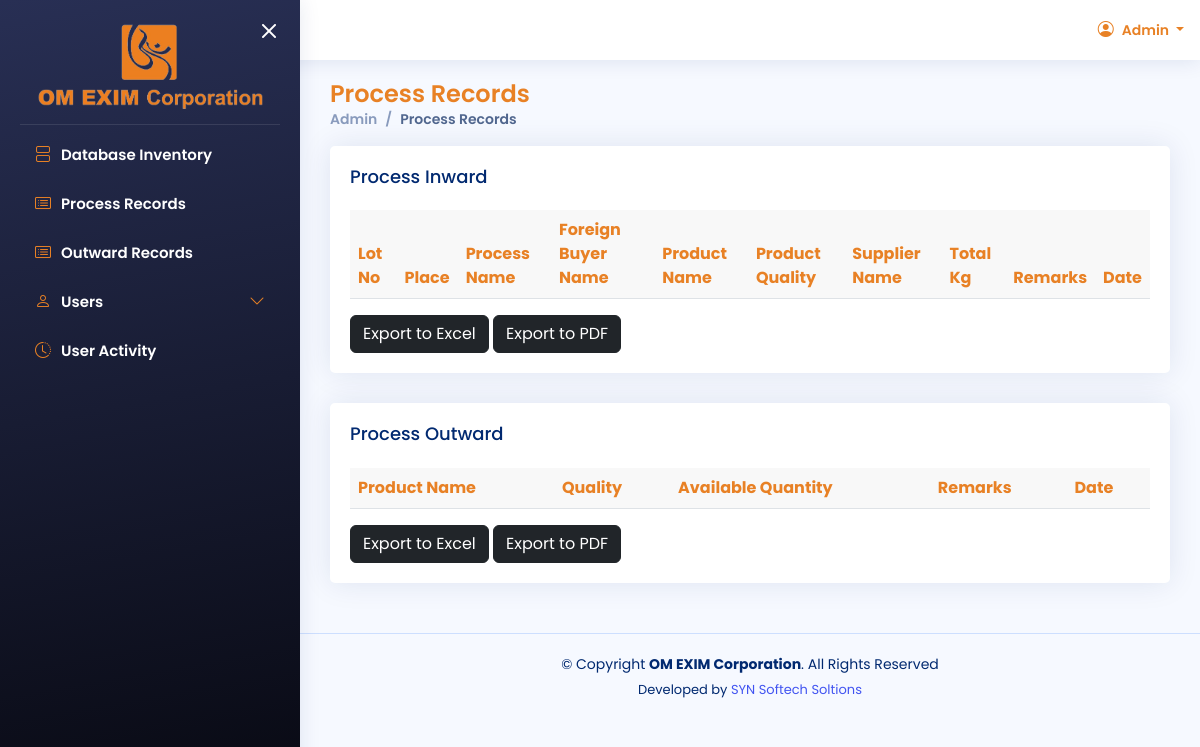
/admin/process-record-show.php (signed in), run on an earlier commit of the app's database.
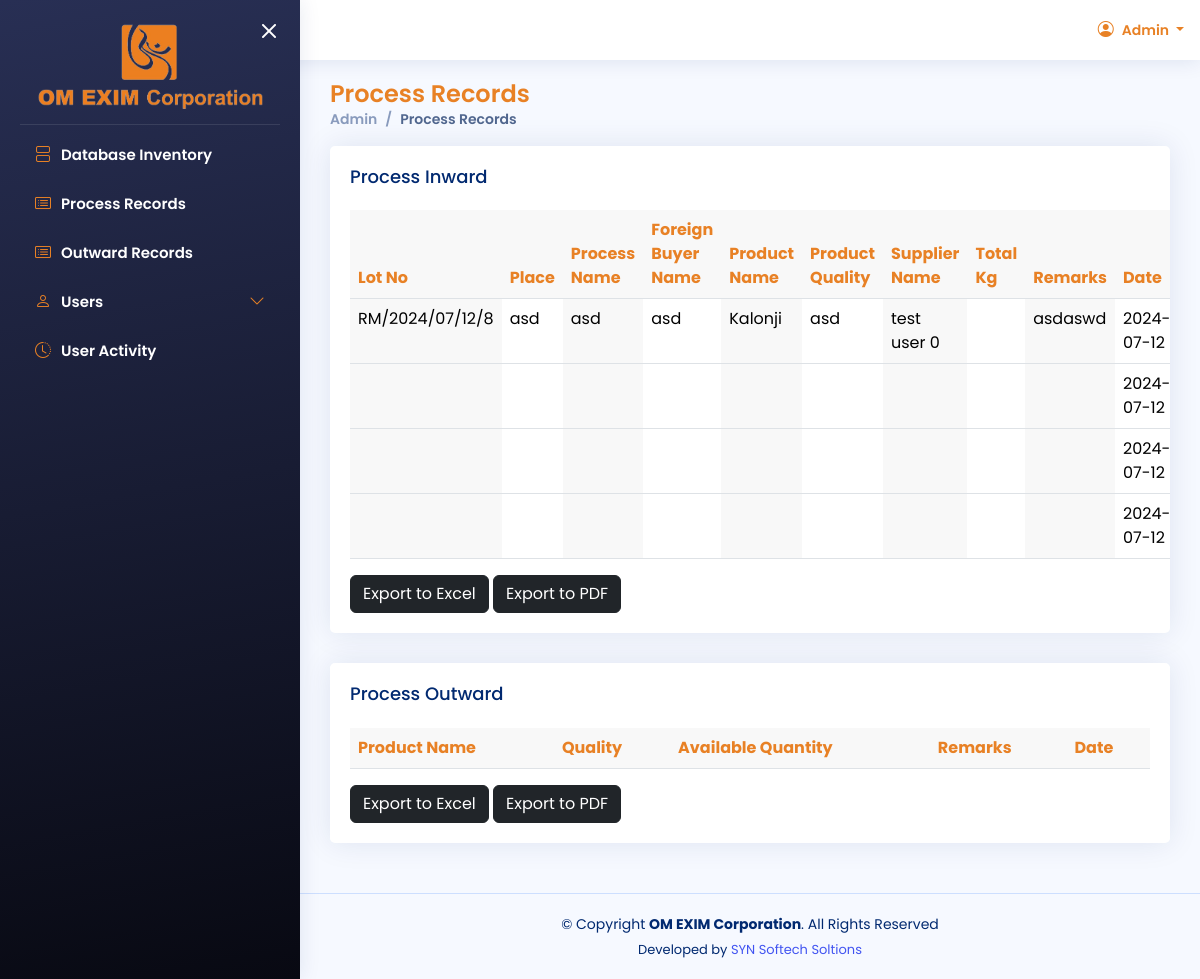
And on a later commit of the database.
### tables this page shows
CREATE TABLE IF NOT EXISTS `process_master` (
  `id` int(11) NOT NULL AUTO_INCREMENT,
  `place` text,
  `process_name` text,
  `foreign_buyer_name` text,
  `product_name` text,
  `weight_quality` text,
  `total_kg` text,
  `remarks` text,
  `date` text,
  `supplier_name` text,
  `lot_no` text,
  PRIMARY KEY (`id`)
);

### admin/process-record-show.php (the view, shortened to what this page needs)
<!DOCTYPE html>
<html lang="en">
<head>
  <?php
    include("config/head-data.php");
  ?>
</head>
<body>
<?php
include("layout/header.php");
include("layout/aside.php");
?>
  <main id="main" class="main">
  <div class="pagetitle">
        <h1>Process Records</h1>
        <nav>
        <ol class="breadcrumb">
          <li class="breadcrumb-item">Admin</li>
          <li class="breadcrumb-item active">Process Records</li>
        </ol>
      </nav>
    </div>
    <section class="section">
        <div class="row">
            <div class="col-lg-12">
                <div class="card">
                    <div class="card-body overflow-x-scroll">
                        <h5 class="card-title">Process Inward</h5>
                        <table id="processInwardTable" class="table datatable">
                            <thead>
                              <tr>
                                <th>Lot No</th>
                                <th>Place</th>
                                <th>Process Name</th>
                                <th>Foreign Buyer Name</th>
                                <th>Product Name</th>
                                <th>Product Quality</th>
                                <th>Supplier Name</th>
                                <th>Total Kg</th>
                                <th>Remarks</th>
                                <th>Date</th>
                              </tr>
                            </thead>
                            <tbody>
                                    <?php
                                        $sql2 = "SELECT * FROM process_master";
                                        $result = $conn->query($sql2);
                                        $data = array();
                                        while ($row = $result->fetch_assoc()) {
                                            $data[] = $row;
                                        }
                                        foreach ($data as $row) {
                                    ?>
                                        <tr>
                                            <td><?php echo $row["lot_no"] ?></td>
                                            <td><?php echo $row["place"] ?></td>
                                            <td><?php echo $row["process_name"] ?></td>
                                            <td><?php echo $row["foreign_buyer_name"] ?></td>
                                            <td><?php echo $row["product_name"] ?></td>
                                            <td><?php echo $row["weight_quality"] ?></td>
                                            <td><?php echo $row["supplier_name"] ?></td>
                                            <td><?php echo $row["total_kg"] ?></td>
                                            <td><?php echo $row["remarks"] ?></td>
                                            <td><?php echo $row["date"] ?></td>
                                        </tr>
                                        <?php
                                    }
                                  ?>
                        </table>
                        <button id="exportProcessInwardExcel" class="btn btn-dark"> Export to Excel</button>
                        <button id="exportProcessInwardPDF" class="btn btn-dark"> Export to PDF</button>
                    </div>
                </div>
            </div>
        </div>
    </section>
    <section class="section">
        <div class="row">
            <div class="col-lg-12">
                <div class="card">
                    <div class="card-body overflow-x-scroll">
                        <h5 class="card-title">Process Outward</h5>
                        <table id="processOutwardTable" class="table datatable">
                            <thead>
                              <tr>
                              <th>Product Name</th>
                              <th>Quality</th>
                              <th>Available Quantity</th>
                              <th>Remarks</th>
                              <th>Date</th>
                              </tr>
                            </thead>
                        </table>
                        <button id="exportProcessOutwardExcel" class="btn btn-dark"> Export to Excel</button>
                        <button id="exportProcessOutwardPDF" class="btn btn-dark"> Export to PDF</button>
                    </div>
                </div>
            </div>
        </div>
    </section>
  </main>
<?php
  include("layout/footer.php");
?>
</body>
</html>

### admin/config/head-data.php (shortened to what this page needs)
<link href="../assets/vendor/bootstrap/css/bootstrap.min.css" rel="stylesheet">
<link href="../assets/vendor/bootstrap-icons/bootstrap-icons.css" rel="stylesheet">
<link href="../assets/vendor/boxicons/css/boxicons.min.css" rel="stylesheet">
<link href="../assets/vendor/quill/quill.snow.css" rel="stylesheet">
<link href="../assets/vendor/quill/quill.bubble.css" rel="stylesheet">
<link href="../assets/vendor/remixicon/remixicon.css" rel="stylesheet">
<link href="../assets/vendor/simple-datatables/style.css" rel="stylesheet">
<link href="../assets/css/style.css" rel="stylesheet">
<link href="../assets/css/custome.css" rel="stylesheet">

### admin/layout/header.php (shortened to what this page needs)
<header id="header" class="header fixed-top d-flex align-items-center">
  <nav class="header-nav ms-auto">
    <ul class="d-flex align-items-center">
      <li class="nav-item dropdown pe-3">
        <a class="nav-link nav-profile d-flex align-items-center pe-0" href="#" data-bs-toggle="dropdown">
          <i class="rounded-circle bi bi-person-circle"></i>
          <span class="d-md-block dropdown-toggle ps-2">
          Admin
          </span>
        </a>
      </li>
    </ul>
  </nav>
</header>

### admin/layout/aside.php (shortened to what this page needs)
<aside id="sidebar" class="sidebar">
  <ul class="sidebar-nav" id="sidebar-nav">
  <i class="bi bi-x toggle-sidebar-btn my-sidebar-btn"></i>
  <img style="padding-bottom: 15px; border-bottom: 1px solid #ffffff1a;" src="../assets/img/logop.png" class="img-fluid mb-2" style="width:250px;height:80px;" alt="">
    <li class="nav-item">
      <a class="nav-link collapsed" href="inventory-show.php">
        <i class="bi bi-view-stacked"></i>
        <span>Database Inventory</span>
      </a>
    </li>
    <li class="nav-item">
      <a class="nav-link collapsed" href="process-record-show.php">
        <i class="bi bi-card-list"></i>
        <span>Process Records</span>
      </a>
    </li>
    <li class="nav-item">
      <a class="nav-link collapsed" href="outward-record-show.php">
        <i class="bi bi-card-list"></i>
        <span>Outward Records</span>
      </a>
    </li>
    <li class="nav-item">
      <a class="nav-link collapsed" data-bs-target="#users-nav" data-bs-toggle="collapse" href="#">
        <i class="bi bi-person"></i><span>Users</span><i class="bi bi-chevron-down ms-auto"></i>
      </a>
    </li>
    <li class="nav-item">
      <a class="nav-link collapsed" href="user-activity.php">
        <i class="bi bi-clock-history"></i>
        <span>User Activity</span>
      </a>
    </li>
  </ul>
</aside>

### admin/layout/footer.php
<footer id="footer" class="footer">
  <div class="copyright">
    &copy; Copyright <strong><span>OM EXIM Corporation</span></strong>. All Rights Reserved
  </div>
  <div class="credits">
    Developed by <a href="#" >SYN Softech Soltions</a>
  </div>
</footer>

### assets/css/style.css (style rules this page uses)
.datatable th { color:#e88125 !important; background-color: rgb(220,220,220, 0.2) !important; }
.datatable td:nth-child(odd) { background-color: rgb(220,220,220, 0.2) !important; }
.sidebar .my-sidebar-btn { position:absolute; top:8px; right: 15px; color: white !important; }
:root { scroll-behavior: smooth; }
body { font-family: "Open Sans", sans-serif; background: #f6f9ff; color: #444444; }
a { color: #4154f1; text-decoration: none; }
h1, h2, h3, h4, h5, h6 { font-family: "Nunito", sans-serif; }
#main { margin-top: 60px; padding: 20px 30px; transition: all 0.3s; }
.pagetitle { margin-bottom: 10px; }
.pagetitle h1 { font-size: 24px; margin-bottom: 0; font-weight: 600; color: #012970; }
.card { margin-bottom: 30px; border: none; border-radius: 5px; box-shadow: 0px 0 30px rgba(1, 41, 112, 0.1); }
.card-title { padding: 20px 0 15px 0; font-size: 18px; font-weight: 500; color: #012970; font-family: "Poppins", sans-serif; }
.card-body { padding: 0 20px 20px 20px; }
.breadcrumb { font-size: 14px; font-family: "Nunito", sans-serif; color: #899bbd; font-weight: 600; }
.breadcrumb .breadcrumb-item::before { color: #899bbd; }
.breadcrumb .active { color: #51678f; font-weight: 600; }
.header { transition: all 0.5s; z-index: 997; height: 60px; box-shadow: 0px 2px 20px rgba(1, 41, 112, 0.1); background-color: #fff; padding-left: 20px; }
.header span,h6,i { color: #e88125 !important; }
.header .toggle-sidebar-btn, .sidebar .toggle-sidebar-btn { font-size: 32px; padding-left: 10px; cursor: pointer; color: #012970; }
.header-nav ul { list-style: none; }
.header-nav>ul { margin: 0; padding: 0; }
.header-nav .nav-profile { color: #012970; }
.header-nav .nav-profile span { font-size: 14px; font-weight: 600; }
.sidebar { position: fixed; top: 0px !important; left: 0; bottom: 0; width: 300px; z-index: 999999; transition: all 0.3s; padding: 20px; scrollbar-width: thin; scrollbar-color: #aab7cf transparent; box-shadow: 0px 0px 20px rgba(1, 41, 112, 0.1); background: rgb(40,47,84); background: linear-gradient(170deg, rgba(40,47,84,1) 0%, rgba(8,9,18,1) 100%); }
@media (min-width: 1200px) { #main, #footer { margin-left: 300px; } }
.sidebar-nav { padding: 0; margin: 0; list-style: none; }
.sidebar-nav li { padding: 0; margin: 0; list-style: none; }
.sidebar-nav .nav-item { margin-bottom: 5px; }
.sidebar span { color: white !important; }
.sidebar-nav .nav-link { display: flex; align-items: center; font-size: 15px; font-weight: 600; color: #4154f1; transition: 0.3; padding: 10px 15px; border-radius: 4px; }
.sidebar-nav .nav-link i { font-size: 16px; margin-right: 10px; color: #4154f1; }
.sidebar-nav .nav-link.collapsed { color: white; }
.sidebar-nav .nav-link.collapsed i { color: #899bbd; }
.sidebar-nav .nav-link .bi-chevron-down { margin-right: 0; transition: transform 0.2s ease-in-out; }
.footer { padding: 20px 0; font-size: 14px; transition: all 0.3s; border-top: 1px solid #cddfff; }
.footer .copyright { text-align: center; color: #012970; }
.footer .credits { padding-top: 5px; text-align: center; font-size: 13px; color: #012970; }

### assets/css/custome.css (style rules this page uses)
* { margin: 0;padding: 0;box-sizing: border-box; font-family: "Poppins", sans-serif !important; }
.pagetitle h1 { color: #e88125 !important; }

What changed in the data, as far as the page shows it:
added process_master: lot_no "RM/2024/07/12/8", place "asd", process_name "asd", foreign_buyer_name "asd", product_name "Kalonji", weight_quality "asd", supplier_name "test user 0", remarks "asdaswd", date "2024-07-12"
added process_master: date "2024-07-12"
added process_master: date "2024-07-12"
added process_master: date "2024-07-12"
